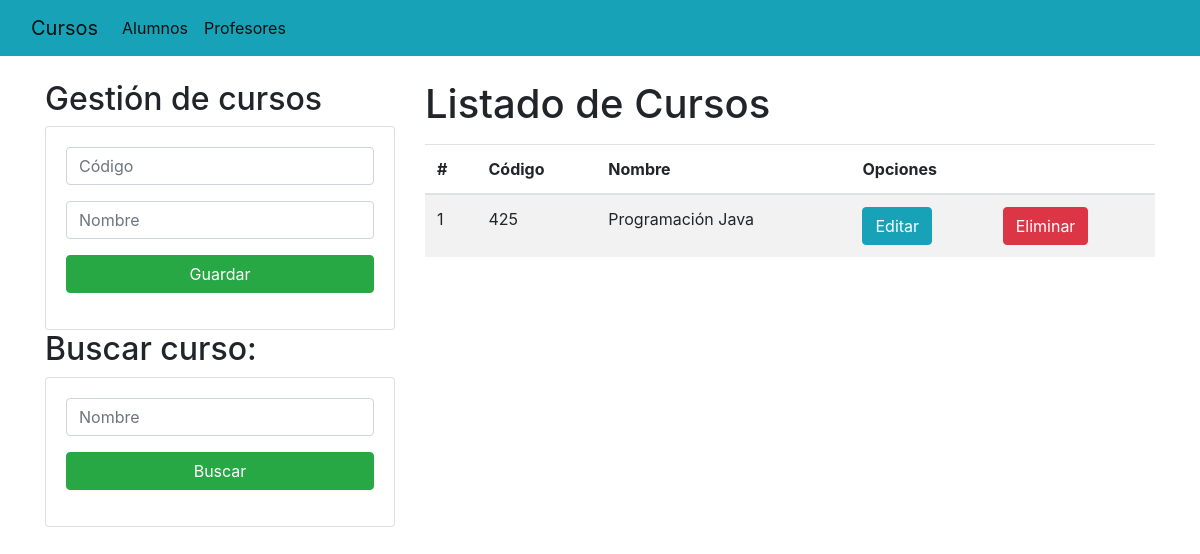
The app's page /, older data.
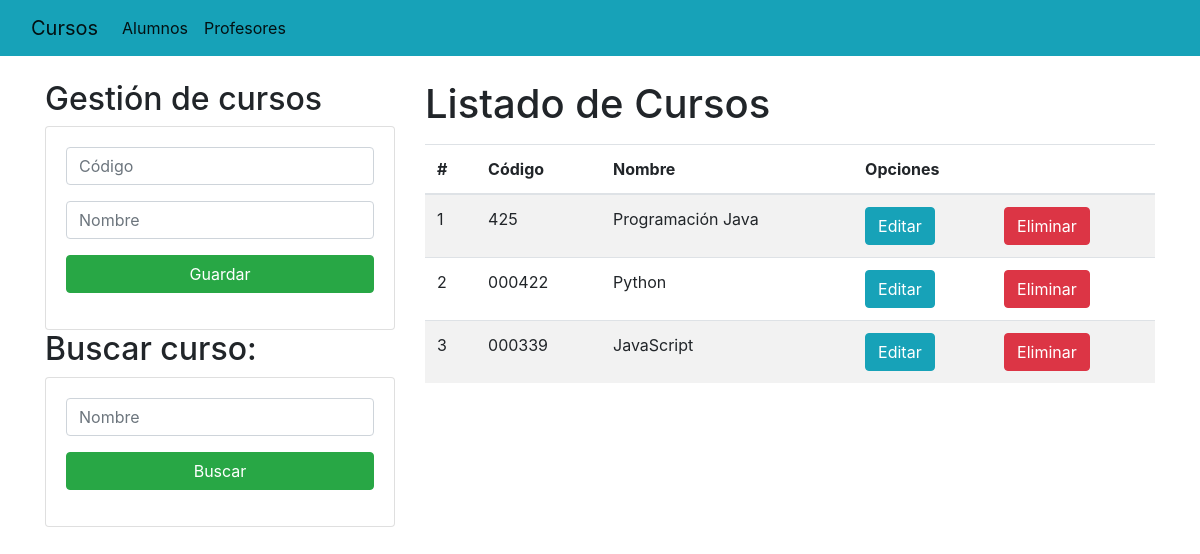
The same page, newer data.
### Academico/models.py (models this page shows, shortened)
class Curso(models.Model):
    codigo = models.CharField(primary_key=True, max_length=6)
    nombre = models.CharField(max_length=50)

### Academico/views.py (the view)
# urls.py: path('', views.home),
def home(request):
    cursoListado = Curso.objects.all()
    return render(request, "gestionCursos.html", {"cursos": cursoListado})

### Academico/templates/gestionCursos.html (shortened to what this page needs)
{% extends "./base.html" %}
{% block body %}
    <div class="row">
        <div class="col-sm-12 col-md-6 col-lg-4 col-xl-4">
            <h2>Gestión de cursos</h2>
            <div class="card">
            <div class="card-body">
                <form action="/registrarCurso/" method="POST"> {% csrf_token %}
                    <div class="form-group">
                        <input type="text" id="txtCodigo" name="txtCodigo" class="form-control" placeholder="Código"
                            minlength="3" maxlength="6" required>
                    </div>
                    <div class="form-group">
                        <input type="text" id="txtNombre" name="txtNombre" class="form-control" placeholder="Nombre"
                            maxlength="50" required>
                    </div>
                    <div class="form-group">
                        <button type="submit" class="btn btn-success btn-block text-white">Guardar</button>
                    </div>
                 </form>
                </div>
            </div>
            <h2>Buscar curso:</h2>
            <div class="card">
                <div class="card-body">
                    <form action="/buscarCurso/" method="GET"> {% csrf_token %}
                        <div class="form-group">
                            <input type="text" id="txtBusqueda" name="txtBusqueda" class="form-control" placeholder="Nombre"
                                maxlength="50" required>
                        </div>
                        <div class="form-group">
                            <button type="submit" class="btn btn-success btn-block text-white" href="buscarCurso/">Buscar</button>
                        </div>
                    </form>
                    </div>
                </div>
            </div>
        <div class="col-sm-12 col-md-6 col-lg-8 col-xl-8">
            <h1>Listado de Cursos</h1>
            <div class="table-responsive py-2">
                <table class="table table-striped">
                    <thead>
                        <tr>
                            <th>#</th>
                            <th>Código</th>
                            <th>Nombre</th>
                            <th colspan="2">Opciones</th>
                        </tr>
                    </thead>
                    <tbody>
                        {% for c in cursos %}
                        <tr>
                            <td>{{forloop.counter}}</td>
                            <td>{{c.codigo}}</td>
                            <td>{{c.nombre}}</td>
                            <td><a href="edicionCurso/{{c.codigo}}" class="btn btn-info">Editar</a></td>
                            <td><a href="eliminarCurso/{{c.codigo}}" class="btn btn-danger">Eliminar</a></td>
                        </tr>
                        {% endfor %}
                    </tbody>
                </table>
            </div>
        </div>
    </div>
{% endblock %}

Row changes from the older to the newer data that the page shows:
added Curso: codigo "000422", nombre "Python"
added Curso: codigo "000339", nombre "JavaScript"
